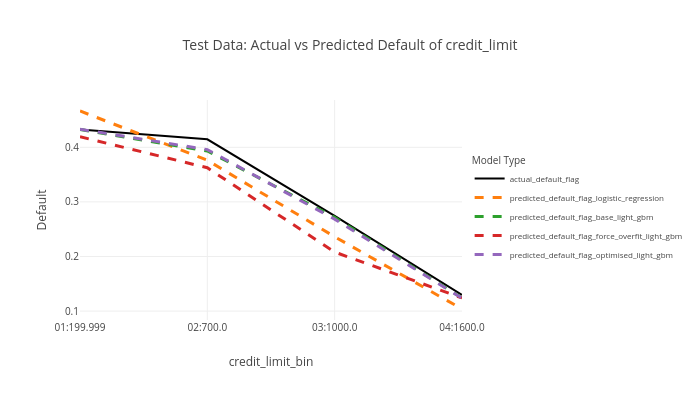

The cell this chart's notebook holds for it:
### Markdown cell above
<h5>Credit limit</h5>

### Code cell
variables_to_bin_list = ['credit_limit']

chart_input_df = group_results_by_bins(input_df=test_with_predictions_df, variables_to_bin_list=variables_to_bin_list, qcut_flag=True, qcut_bin_number_int=4)
plot_results_by_bins(chart_input_df, f'Test Data: Actual vs Predicted Default of {variables_to_bin_list[0]}', variables_to_bin_list)

### Figure 1 — Plotly figure (JSON) as saved in the notebook; plotly's stock layout.template omitted (floating-point values rounded to 4 significant figures)
{"data": [{"hovertemplate": "variable=actual_default_flag<br>credit_limit_bin=%{x}<br>value=%{y}<extra></extra>", "legendgroup": "actual_default_flag", "line": {"color": "black", "dash": "solid", "width": 2}, "marker": {"symbol": "circle"}, "mode": "lines", "name": "actual_default_flag", "orientation": "v", "showlegend": true, "type": "scatter", "x": ["01:199.999", "02:700.0", "03:1000.0", "04:1600.0"], "xaxis": "x", "y": [0.4328, 0.4146, 0.2744, 0.1294], "yaxis": "y"}, {"hovertemplate": "variable=predicted_default_flag_logistic_regression<br>credit_limit_bin=%{x}<br>value=%{y}<extra></extra>", "legendgroup": "predicted_default_flag_logistic_regression", "line": {"color": "#FF7F0E", "dash": "dash", "width": 3}, "marker": {"symbol": "circle"}, "mode": "lines", "name": "predicted_default_flag_logistic_regression", "orientation": "v", "showlegend": true, "type": "scatter", "x": ["01:199.999", "02:700.0", "03:1000.0", "04:1600.0"], "xaxis": "x", "y": [0.4665, 0.3763, 0.2361, 0.1038], "yaxis": "y"}, {"hovertemplate": "variable=predicted_default_flag_base_light_gbm<br>credit_limit_bin=%{x}<br>value=%{y}<extra></extra>", "legendgroup": "predicted_default_flag_base_light_gbm", "line": {"color": "#2CA02C", "dash": "dash", "width": 3}, "marker": {"symbol": "circle"}, "mode": "lines", "name": "predicted_default_flag_base_light_gbm", "orientation": "v", "showlegend": true, "type": "scatter", "x": ["01:199.999", "02:700.0", "03:1000.0", "04:1600.0"], "xaxis": "x", "y": [0.4325, 0.3933, 0.2717, 0.1238], "yaxis": "y"}, {"hovertemplate": "variable=predicted_default_flag_force_overfit_light_gbm<br>credit_limit_bin=%{x}<br>value=%{y}<extra></extra>", "legendgroup": "predicted_default_flag_force_overfit_light_gbm", "line": {"color": "#D62728", "dash": "dash", "width": 3}, "marker": {"symbol": "circle"}, "mode": "lines", "name": "predicted_default_flag_force_overfit_light_gbm", "orientation": "v", "showlegend": true, "type": "scatter", "x": ["01:199.999", "02:700.0", "03:1000.0", "04:1600.0"], "xaxis": "x", "y": [0.4194, 0.3625, 0.2081, 0.124], "yaxis": "y"}, {"hovertemplate": "variable=predicted_default_flag_optimised_light_gbm<br>credit_limit_bin=%{x}<br>value=%{y}<extra></extra>", "legendgroup": "predicted_default_flag_optimised_light_gbm", "line": {"color": "#9467BD", "dash": "dash", "width": 3}, "marker": {"symbol": "circle"}, "mode": "lines", "name": "predicted_default_flag_optimised_light_gbm", "orientation": "v", "showlegend": true, "type": "scatter", "x": ["01:199.999", "02:700.0", "03:1000.0", "04:1600.0"], "xaxis": "x", "y": [0.433, 0.3958, 0.2684, 0.1233], "yaxis": "y"}], "layout": {"autosize": true, "font": {"size": 10}, "height": 400, "legend": {"font": {"size": 8}, "title": {"text": "Model Type"}, "tracegroupgap": 0, "y": 0.5}, "title": {"text": "Test Data: Actual vs Predicted Default of credit_limit"}, "width": 700, "xaxis": {"anchor": "y", "automargin": true, "domain": [0, 1], "title": {"text": "credit_limit_bin"}}, "yaxis": {"anchor": "x", "automargin": true, "domain": [0, 1], "showticklabels": true, "title": {"text": "Default"}}}}
